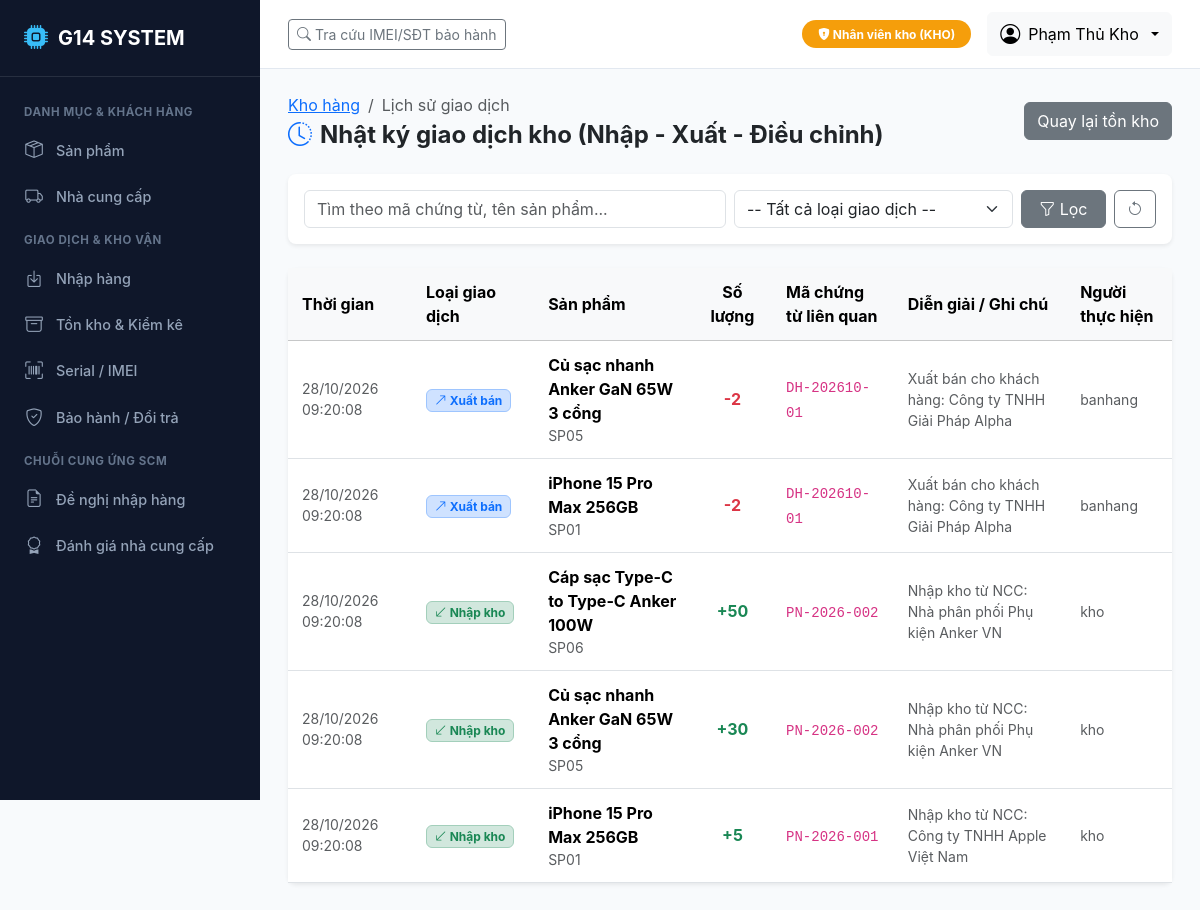
/inventory/transactions/ (signed in), run on the app's committed database.
### accounts/models.py (models this page shows, shortened)
class User(AbstractUser):
    role = models.CharField(
        max_length=10,
        choices=Role.choices,
        default=Role.BH,
        verbose_name="Vai trò"
    )
    phone = models.CharField(max_length=20, blank=True, verbose_name="Số điện thoại")
    class Meta:
        verbose_name = "Tài khoản người dùng"
        verbose_name_plural = "Danh sách tài khoản"
        ordering = ['-date_joined']

### inventory/models.py (models this page shows, shortened)
class InventoryTransaction(BaseModel):
    transaction_type = models.CharField(
        max_length=20,
        choices=TransactionType.choices,
        verbose_name="Loại giao dịch"
    )
    product = models.ForeignKey(
        'catalog.Product',
        on_delete=models.PROTECT,
        related_name='inventory_transactions',
        verbose_name="Sản phẩm"
    )
    quantity = models.PositiveIntegerField(verbose_name="Số lượng")
    reference_code = models.CharField(
        max_length=100,
        verbose_name="Mã chứng từ liên quan (Đơn bán, Phiếu nhập, Phiếu kiểm kê)"
    )
    notes = models.TextField(blank=True, verbose_name="Lý do / Diễn giải")
    transaction_date = models.DateTimeField(default=timezone.now, verbose_name="Thời gian giao dịch")
    class Meta:
        verbose_name = "Giao dịch kho"
        verbose_name_plural = "Lịch sử giao dịch kho (Nhập - Xuất - Tồn)"
        ordering = ['-transaction_date']

### catalog/models.py (models this page shows, shortened)
class Product(BaseModel):
    code = models.CharField(max_length=50, unique=True, verbose_name="Mã sản phẩm")
    name = models.CharField(max_length=255, verbose_name="Tên sản phẩm")
    category = models.CharField(
        max_length=50,
        choices=ProductCategory.choices,
        default=ProductCategory.PHONE,
        verbose_name="Nhóm sản phẩm"
    )
    unit = models.CharField(max_length=20, default='Chiếc', verbose_name="Đơn vị tính")
    price = models.DecimalField(max_digits=15, decimal_places=2, verbose_name="Giá bán niêm yết (VNĐ)")
    cost_price = models.DecimalField(
        max_digits=15,
        decimal_places=2,
        default=Decimal('0.00'),
        verbose_name="Giá vốn / Giá nhập tham chiếu (VNĐ)"
    )
    min_stock = models.PositiveIntegerField(default=5, verbose_name="Ngưỡng tồn tối thiểu")
    has_serial = models.BooleanField(
        default=True,
        verbose_name="Quản lý theo Serial/IMEI",
        help_text="Đánh dấu Có đối với điện thoại, tablet, laptop cần truy vết từng máy."
    )
    status = models.CharField(
        max_length=20,
        choices=ProductStatus.choices,
        default=ProductStatus.ACTIVE,
        verbose_name="Trạng thái kinh doanh"
    )
    description = models.TextField(blank=True, verbose_name="Mô tả sản phẩm")
    class Meta:
        verbose_name = "Sản phẩm"
        verbose_name_plural = "Danh mục sản phẩm"
        ordering = ['code']

### inventory/views.py (the view)
# urls.py: path('transactions/', views.transaction_list_view, name='transaction_list'),
@login_required
@role_required([Role.QL, Role.KHO, Role.KT, Role.ADMIN])
def transaction_list_view(request):
    txs = InventoryTransaction.objects.select_related('product', 'created_by').all()
    q = request.GET.get('q', '').strip()
    tx_type = request.GET.get('type', '')
    if q:
        txs = txs.filter(
            Q(reference_code__icontains=q) |
            Q(product__name__icontains=q) |
            Q(product__code__icontains=q)
        )
    if tx_type:
        txs = txs.filter(transaction_type=tx_type)
    paginator = Paginator(txs, 25)
    page_number = request.GET.get('page')
    page_obj = paginator.get_page(page_number)
    return render(request, 'inventory/transaction_list.html', {
        'page_obj': page_obj,
        'q': q,
        'type_filter': tx_type,
        'transaction_types': TransactionType.choices,
    })

### accounts/context_processors.py (called while the page is built, shortened)
def user_role_context(request):
    user = request.user
    role = getattr(user, 'role', '')
    is_super = user.is_superuser
    return {
        'is_admin': role == Role.ADMIN or is_super,
        'is_ql': role in [Role.QL, Role.ADMIN] or is_super,
        'is_bh': role in [Role.BH, Role.ADMIN] or is_super,
        'is_kho': role in [Role.KHO, Role.ADMIN] or is_super,
        'is_kt': role in [Role.KT, Role.ADMIN] or is_super,
        'current_role': role,
        'current_role_display': user.get_role_display() if hasattr(user, 'get_role_display') else '',
        'Role': Role,
    }

### templates/inventory/transaction_list.html (shortened to what this page needs)
{% extends 'base.html' %}
{% block content %}
<div class="d-flex justify-content-between align-items-center mb-4">
    <div>
        <nav aria-label="breadcrumb">
            <ol class="breadcrumb mb-1">
                <li class="breadcrumb-item"><a href="{% url 'inventory:inventory_summary' %}">Kho hàng</a></li>
                <li class="breadcrumb-item active">Lịch sử giao dịch</li>
            </ol>
        </nav>
        <h4 class="fw-bold mb-0"><i class="bi bi-clock-history me-2 text-primary"></i>Nhật ký giao dịch kho (Nhập - Xuất - Điều chỉnh)</h4>
    </div>
    <a href="{% url 'inventory:inventory_summary' %}" class="btn btn-secondary">Quay lại tồn kho</a>
</div>
<div class="card mb-4 border-0 shadow-sm">
    <div class="card-body p-3">
        <form method="get" class="row g-2 align-items-center">
            <div class="col-md-6">
                <input type="text" name="q" class="form-control" placeholder="Tìm theo mã chứng từ, tên sản phẩm..." value="{{ q }}">
            </div>
            <div class="col-md-4">
                <select name="type" class="form-select">
                    <option value="">-- Tất cả loại giao dịch --</option>
                </select>
            </div>
            <div class="col-md-2 d-flex gap-2">
                <button type="submit" class="btn btn-secondary w-100"><i class="bi bi-funnel"></i> Lọc</button>
                <a href="{% url 'inventory:transaction_list' %}" class="btn btn-outline-secondary"><i class="bi bi-arrow-counterclockwise"></i></a>
            </div>
        </form>
    </div>
</div>
<div class="card border-0 shadow-sm">
    <div class="table-responsive">
        <table class="table table-hover align-middle mb-0">
            <thead class="table-light">
                <tr>
                    <th>Thời gian</th>
                    <th>Loại giao dịch</th>
                    <th>Sản phẩm</th>
                    <th class="text-center">Số lượng</th>
                    <th>Mã chứng từ liên quan</th>
                    <th>Diễn giải / Ghi chú</th>
                    <th>Người thực hiện</th>
                </tr>
            </thead>
            <tbody>
                {% for tx in page_obj %}
                <tr>
                    <td class="text-muted small">{{ tx.transaction_date|date:"d/m/Y H:i:s" }}</td>
                    <td>
                        {% if tx.transaction_type == 'IN' %}
                        <span class="badge bg-success-subtle text-success border border-success-subtle"><i class="bi bi-arrow-down-left"></i> Nhập kho</span>
                        {% elif tx.transaction_type == 'OUT' %}
                        <span class="badge bg-primary-subtle text-primary border border-primary-subtle"><i class="bi bi-arrow-up-right"></i> Xuất bán</span>
                        {% elif tx.transaction_type == 'ADJUST_INC' %}
                        <span class="badge bg-info-subtle text-info border border-info-subtle"><i class="bi bi-plus-circle"></i> Kiểm kê tăng</span>
                        {% elif tx.transaction_type == 'ADJUST_DEC' %}
                        <span class="badge bg-warning-subtle text-warning border border-warning-subtle"><i class="bi bi-dash-circle"></i> Kiểm kê giảm</span>
                        {% else %}
                        <span class="badge bg-secondary">{{ tx.get_transaction_type_display }}</span>
                        {% endif %}
                    </td>
                    <td>
                        <strong>{{ tx.product.name }}</strong>
                        <div class="small text-muted">{{ tx.product.code }}</div>
                    </td>
                    <td class="text-center fw-bold fs-6">
                        {% if tx.transaction_type in 'IN,ADJUST_INC' %}
                        <span class="text-success">+{{ tx.quantity }}</span>
                        {% else %}
                        <span class="text-danger">-{{ tx.quantity }}</span>
                        {% endif %}
                    </td>
                    <td><code>{{ tx.reference_code }}</code></td>
                    <td class="text-muted small">{{ tx.notes|default:"--" }}</td>
                    <td><small class="text-muted">{{ tx.created_by.username|default:"Hệ thống" }}</small></td>
                </tr>
                {% empty %}
                <tr>
                    <td colspan="7" class="text-center py-4 text-muted">Không có giao dịch kho nào.</td>
                </tr>
                {% endfor %}
            </tbody>
        </table>
    </div>
</div>
{% endblock %}

### templates/base.html (shortened to what this page needs)
<!DOCTYPE html>
<html lang="vi">
<head>
    <link href="https://cdn.jsdelivr.net/npm/bootstrap@5.3.3/dist/css/bootstrap.min.css" rel="stylesheet">
    <link href="https://cdn.jsdelivr.net/npm/bootstrap-icons@1.11.3/font/bootstrap-icons.min.css" rel="stylesheet">
</head>
<body>
    {% if user.is_authenticated %}
    <aside class="sidebar">
        <div class="brand">
            <i class="bi bi-cpu-fill"></i>
            <span>G14 SYSTEM</span>
        </div>
        <ul class="sidebar-menu">
            <div class="sidebar-section-title">Danh mục & Khách hàng</div>
            <li><a href="{% url 'catalog:product_list' %}" class="sidebar-link"><i class="bi bi-box-seam"></i> Sản phẩm</a></li>
            {% if is_kho or is_kt or is_ql %}
            <li><a href="{% url 'catalog:supplier_list' %}" class="sidebar-link"><i class="bi bi-truck"></i> Nhà cung cấp</a></li>
            {% endif %}
            <div class="sidebar-section-title">Giao dịch & Kho vận</div>
            {% if is_kho or is_ql or is_kt %}
            <li><a href="{% url 'purchasing:receipt_list' %}" class="sidebar-link"><i class="bi bi-box-arrow-in-down"></i> Nhập hàng</a></li>
            <li><a href="{% url 'inventory:inventory_summary' %}" class="sidebar-link"><i class="bi bi-archive"></i> Tồn kho & Kiểm kê</a></li>
            {% endif %}
            {% if is_bh or is_kho or is_ql %}
            <li><a href="{% url 'devices:device_list' %}" class="sidebar-link"><i class="bi bi-upc-scan"></i> Serial / IMEI</a></li>
            <li><a href="{% url 'devices:warranty_list' %}" class="sidebar-link"><i class="bi bi-shield-check"></i> Bảo hành / Đổi trả</a></li>
            {% endif %}
            {% if is_kho or is_ql %}
            <div class="sidebar-section-title">Chuỗi cung ứng SCM</div>
            <li><a href="{% url 'scm:request_list' %}" class="sidebar-link"><i class="bi bi-file-earmark-text"></i> Đề nghị nhập hàng</a></li>
            <li><a href="{% url 'scm:supplier_evaluation' %}" class="sidebar-link"><i class="bi bi-award"></i> Đánh giá nhà cung cấp</a></li>
            {% endif %}
        </ul>
    </aside>
    {% endif %}
    <div class="{% if user.is_authenticated %}main-wrapper{% endif %}">
        {% if user.is_authenticated %}
        <header class="top-navbar no-print">
            <div class="d-flex align-items-center gap-3">
                <a href="{% url 'devices:device_lookup' %}" class="btn btn-outline-secondary btn-sm">
                    <i class="bi bi-search"></i> Tra cứu IMEI/SĐT bảo hành
                </a>
            </div>
            <div class="d-flex align-items-center gap-3">
                <span class="badge role-badge-{{ current_role }} py-2 px-3 rounded-pill">
                    <i class="bi bi-shield-lock-fill"></i> {{ current_role_display }}
                </span>
                <div class="dropdown">
                    <button class="btn btn-light dropdown-toggle d-flex align-items-center gap-2" type="button" data-bs-toggle="dropdown">
                        <i class="bi bi-person-circle fs-5"></i>
                        <span>{{ user.get_full_name|default:user.username }}</span>
                    </button>
                </div>
            </div>
        </header>
        {% endif %}
        <main class="main-content">
            {% block content %}{% endblock %}
        </main>
    </div>
</body>
</html>

### templates/base.html (style rules this page uses)
:root { --g14-primary: #0d6efd; --g14-dark: #1e293b; --g14-sidebar: #0f172a; --g14-sidebar-hover: #1e293b; --g14-sidebar-text: #94a3b8; --g14-sidebar-active: #38bdf8; }
body { font-family: -apple-system, BlinkMacSystemFont, "Segoe UI", Roboto, "Helvetica Neue", Arial, sans-serif; background-color: #f8fafc; min-height: 100vh; }
.sidebar { width: 260px; background-color: var(--g14-sidebar); min-height: 100vh; color: var(--g14-sidebar-text); position: fixed; top: 0; left: 0; z-index: 1000; overflow-y: auto; transition: all 0.3s; }
.sidebar .brand { padding: 20px 24px; font-size: 1.25rem; font-weight: 700; color: #fff; border-bottom: 1px solid rgba(255, 255, 255, 0.1); display: flex; align-items: center; gap: 10px; }
.sidebar .brand i { color: var(--g14-sidebar-active); font-size: 1.5rem; }
.sidebar-menu { padding: 15px 0; list-style: none; margin: 0; }
.sidebar-section-title { padding: 12px 24px 6px; font-size: 0.72rem; text-transform: uppercase; font-weight: 700; letter-spacing: 0.05em; color: #64748b; }
.sidebar-link { display: flex; align-items: center; gap: 12px; padding: 10px 24px; color: var(--g14-sidebar-text); text-decoration: none; font-size: 0.9rem; font-weight: 500; transition: all 0.2s; }
.sidebar-link i { font-size: 1.1rem; width: 20px; text-align: center; }
.main-wrapper { margin-left: 260px; min-height: 100vh; display: flex; flex-direction: column; }
.top-navbar { background-color: #fff; border-bottom: 1px solid #e2e8f0; padding: 12px 28px; display: flex; justify-content: space-between; align-items: center; position: sticky; top: 0; z-index: 999; }
.main-content { padding: 24px 28px; flex-grow: 1; }
.card { border: 1px solid #e2e8f0; border-radius: 8px; box-shadow: 0 1px 3px 0 rgba(0, 0, 0, 0.05); margin-bottom: 24px; }
.table > :not(caption) > * > * { padding: 12px 14px; vertical-align: middle; }
.role-badge-KHO { background-color: #f59e0b; color: #fff; }

### data on the page
User: get_full_name "Phạm Thủ Kho"
InventoryTransaction: transaction_date "28/10/2026 09:20:08", transaction_type "OUT" (drawn), product.name "Củ sạc nhanh Anker GaN 65W 3 cổng", product.code "SP05", quantity "2", reference_code "DH-202610-01", notes "Xuất bán cho khách hàng: Công ty TNHH Giải Pháp Alpha", created_by.username "banhang"
InventoryTransaction: transaction_date "28/10/2026 09:20:08", transaction_type "OUT" (drawn), product.name "iPhone 15 Pro Max 256GB", product.code "SP01", quantity "2", reference_code "DH-202610-01", notes "Xuất bán cho khách hàng: Công ty TNHH Giải Pháp Alpha", created_by.username "banhang"
InventoryTransaction: transaction_date "28/10/2026 09:20:08", transaction_type "IN" (drawn), product.name "Cáp sạc Type-C to Type-C Anker 100W", product.code "SP06", quantity "50", reference_code "PN-2026-002", notes "Nhập kho từ NCC: Nhà phân phối Phụ kiện Anker VN", created_by.username "kho"
InventoryTransaction: transaction_date "28/10/2026 09:20:08", transaction_type "IN" (drawn), product.name "Củ sạc nhanh Anker GaN 65W 3 cổng", product.code "SP05", quantity "30", reference_code "PN-2026-002", notes "Nhập kho từ NCC: Nhà phân phối Phụ kiện Anker VN", created_by.username "kho"
InventoryTransaction: transaction_date "28/10/2026 09:20:08", transaction_type "IN" (drawn), product.name "iPhone 15 Pro Max 256GB", product.code "SP01", quantity "5", reference_code "PN-2026-001", notes "Nhập kho từ NCC: Công ty TNHH Apple Việt Nam", created_by.username "kho"

### other printed values
{{ current_role_display }} "Nhân viên kho (KHO)"
